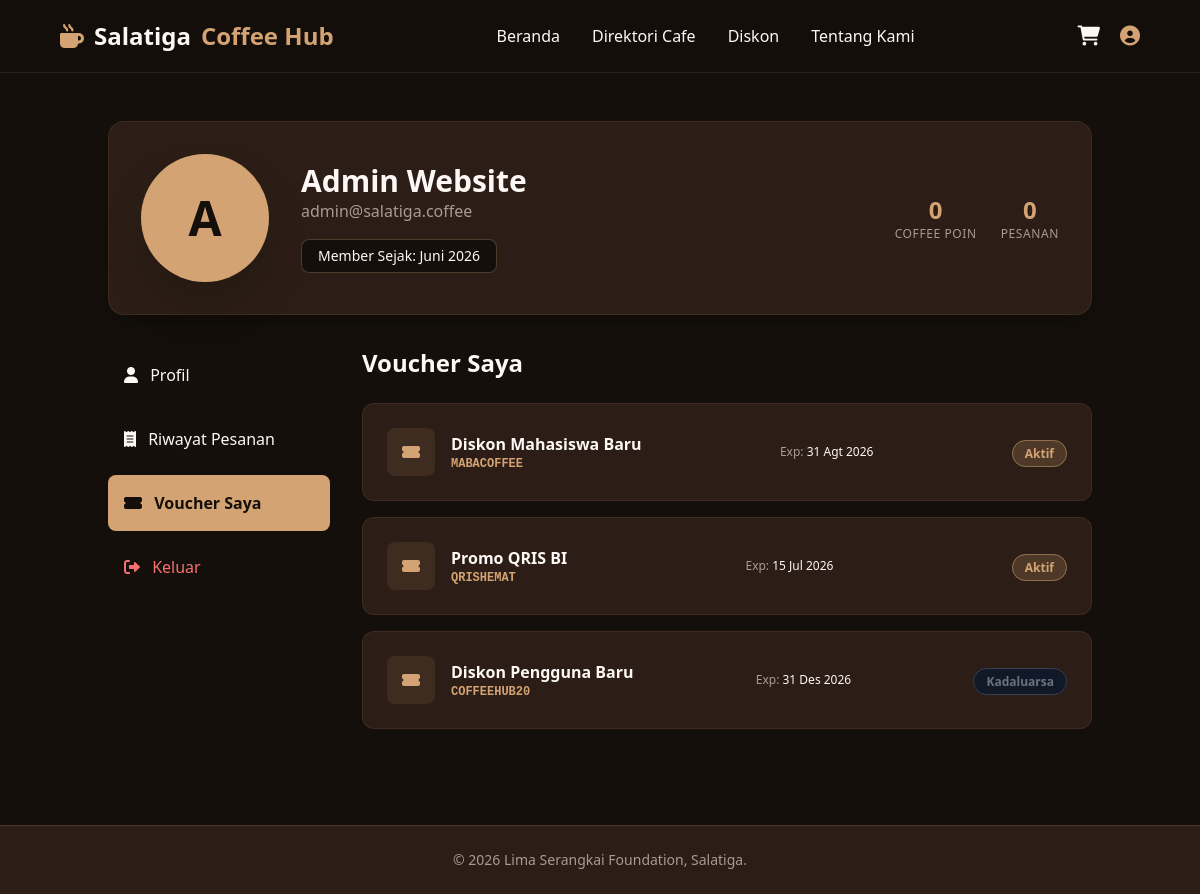
The page /voucher_saya.php (signed in) on the database its author committed.
### tables this page shows
CREATE TABLE `users` (
  `id` int(11) NOT NULL AUTO_INCREMENT,
  `nama` varchar(100) DEFAULT NULL,
  `email` varchar(100) DEFAULT NULL,
  `password` varchar(255) DEFAULT NULL,
  `role` varchar(10) DEFAULT 'user',
  `cafe_id` int(11) DEFAULT NULL,
  `poin` int(11) DEFAULT 0,
  `pesanan_selesai` int(11) DEFAULT 0,
  `member_sejak` varchar(50) DEFAULT 'Juni 2026',
  `alamat` text DEFAULT NULL,
  PRIMARY KEY (`id`),
  UNIQUE KEY `email` (`email`)
);

### voucher_saya.php (the view, shortened to what this page needs)
<?php
include 'koneksi.php';
$id = $_SESSION['user_id'];
$query = mysqli_query($conn, "SELECT * FROM users WHERE id = '$id'");
$user = mysqli_fetch_assoc($query);
$user['poin'] = $user['poin'] ?? 0;
$user['pesanan_selesai'] = $user['pesanan_selesai'] ?? 0;
$user['member_sejak'] = $user['member_sejak'] ?? 'Juni 2026';
$voucher_saya = [
    ["judul" => "Diskon Mahasiswa Baru", "kode" => "MABACOFFEE", "exp" => "31 Agt 2026", "status" => "Aktif"],
    ["judul" => "Promo QRIS BI", "kode" => "QRISHEMAT", "exp" => "15 Jul 2026", "status" => "Aktif"],
    ["judul" => "Diskon Pengguna Baru", "kode" => "COFFEEHUB20", "exp" => "31 Des 2026", "status" => "Kadaluarsa"]
];
?>
<!DOCTYPE html>
<html lang="id">
<head>
    <script src="https://cdn.tailwindcss.com"></script>
    <link href="https://cdnjs.cloudflare.com/ajax/libs/font-awesome/6.0.0/css/all.min.css" rel="stylesheet">
</head>
<body class="bg-bg60 text-textLight min-h-screen flex flex-col">
    <header class="sticky top-0 z-50 flex justify-between items-center px-[5%] py-5 bg-bg60/95 backdrop-blur-sm border-b border-bg30">
        <div class="text-2xl font-bold text-textLight flex items-center gap-2.5">
            <i class="fas fa-mug-hot text-accent10"></i> Salatiga <span class="text-accent10">Coffee Hub</span>
        </div>
        <nav class="hidden md:block">
            <ul class="flex list-none gap-8">
                <li><a href="home.php" class="text-textLight hover:text-accent10 transition-colors">Beranda</a></li>
                <li><a href="direktori_cafe.php" class="text-textLight hover:text-accent10 transition-colors">Direktori Cafe</a></li>
                <li><a href="diskon.php" class="text-textLight hover:text-accent10 transition-colors">Diskon</a></li>
                <li><a href="tentang_kami.php" class="text-textLight hover:text-accent10 transition-colors">Tentang Kami</a></li>
            </ul>
        </nav>
        <div class="flex items-center gap-5 text-xl">
            <a href="keranjang.php" class="relative group flex items-center"><i class="fas fa-shopping-cart"></i></a>
            <a href="profil.php" class="text-accent10 flex items-center"><i class="fas fa-user-circle"></i></a>
        </div>
    </header>
    <main class="max-w-5xl mx-auto px-5 py-12 w-full flex-1">
        <div class="bg-bg30 rounded-2xl p-8 mb-8 flex flex-col md:flex-row items-center gap-8 shadow-xl border border-accent10/10">
            <div class="w-32 h-32 bg-accent10 rounded-full flex items-center justify-center text-bg60 text-5xl font-bold shadow-2xl">
                <?= substr($user['nama'], 0, 1) ?>
            </div>
            <div class="text-center md:text-left flex-1">
                <h1 class="text-3xl font-bold"><?= $user['nama'] ?></h1>
                <p class="text-textMuted mb-4"><?= $user['email'] ?></p>
                <div class="flex gap-4 justify-center md:justify-start">
                    <span class="bg-bg60 px-4 py-1.5 rounded-lg border border-accent10/30 text-sm">Member Sejak: <?= $user['member_sejak'] ?></span>
                </div>
            </div>
            <div class="flex gap-6 text-center">
                <div>
                    <div class="text-2xl font-bold text-accent10"><?= $user['poin'] ?></div>
                    <div class="text-xs text-textMuted uppercase tracking-wider">Coffee Poin</div>
                </div>
                <div>
                    <div class="text-2xl font-bold text-accent10"><?= $user['pesanan_selesai'] ?></div>
                    <div class="text-xs text-textMuted uppercase tracking-wider">Pesanan</div>
                </div>
            </div>
        </div>
        <div class="grid grid-cols-1 md:grid-cols-4 gap-8">
            <div class="md:col-span-1 space-y-2">
                <a href="profil.php" class="w-full text-left p-4 hover:bg-bg30 rounded-lg transition-colors block">
                    <i class="fas fa-user mr-2"></i> Profil
                </a>
                <a href="riwayat_pesanan.php" class="w-full text-left p-4 hover:bg-bg30 rounded-lg transition-colors block">
                    <i class="fas fa-receipt mr-2"></i> Riwayat Pesanan
                </a>
                <a href="voucher_saya.php" class="w-full text-left p-4 bg-accent10 text-bg60 font-bold rounded-lg block">
                    <i class="fas fa-ticket-alt mr-2"></i> Voucher Saya
                </a>
                <a href="logout.php" class="w-full text-left p-4 hover:bg-bg30 rounded-lg transition-colors text-red-400 block">
                    <i class="fas fa-sign-out-alt mr-2"></i> Keluar
                </a>
            </div>
            <div class="md:col-span-3 space-y-4">
                <h2 class="text-2xl font-bold mb-6">Voucher Saya</h2>
                <?php foreach($voucher_saya as $v): ?>
                <div class="bg-bg30 p-6 rounded-xl border border-accent10/10 flex flex-col md:flex-row justify-between items-center gap-4 hover:border-accent10/30 transition-all">
                    <div class="flex items-center gap-4 w-full md:w-auto">
                        <div class="w-12 h-12 bg-accent10/10 rounded-lg flex items-center justify-center text-accent10">
                            <i class="fas fa-ticket-alt"></i>
                        </div>
                        <div>
                            <div class="font-bold"><?= $v['judul'] ?></div>
                            <div class="text-xs text-accent10 font-mono font-bold uppercase"><?= $v['kode'] ?></div>
                        </div>
                    </div>
                    <div class="text-xs text-textMuted w-full md:w-auto text-center">
                        Exp: <span class="text-textLight"><?= $v['exp'] ?></span>
                    </div>
                    <div>
                        <?php if($v['status'] == 'Aktif'): ?>
                            <span class="px-3 py-1 bg-accent10/20 text-accent10 text-xs font-bold rounded-full border border-accent10/50">Aktif</span>
                        <?php else: ?>
                            <span class="px-3 py-1 bg-gray-900 text-gray-500 text-xs font-bold rounded-full border border-gray-700">Kadaluarsa</span>
                        <?php endif; ?>
                    </div>
                </div>
                <?php endforeach; ?>
            </div>
        </div>
    </main>
    <footer class="bg-bg30 text-textLight px-[5%] py-6 mt-12 text-center text-sm text-textMuted border-t border-accent10/20">
        &copy; 2026 Lima Serangkai Foundation, Salatiga.
    </footer>
</body>
</html>

### rows shown on the page
users: nama "A", nama "Admin Website", email "admin@salatiga.coffee", member_sejak "Juni 2026", poin "0", pesanan_selesai "0"

### other values the page prints
$v['judul'] "Diskon Mahasiswa Baru"
$v['kode'] "MABACOFFEE"
$v['exp'] "31 Agt 2026"
$v['judul'] "Promo QRIS BI"
$v['kode'] "QRISHEMAT"
$v['exp'] "15 Jul 2026"
$v['judul'] "Diskon Pengguna Baru"
$v['kode'] "COFFEEHUB20"
$v['exp'] "31 Des 2026"
